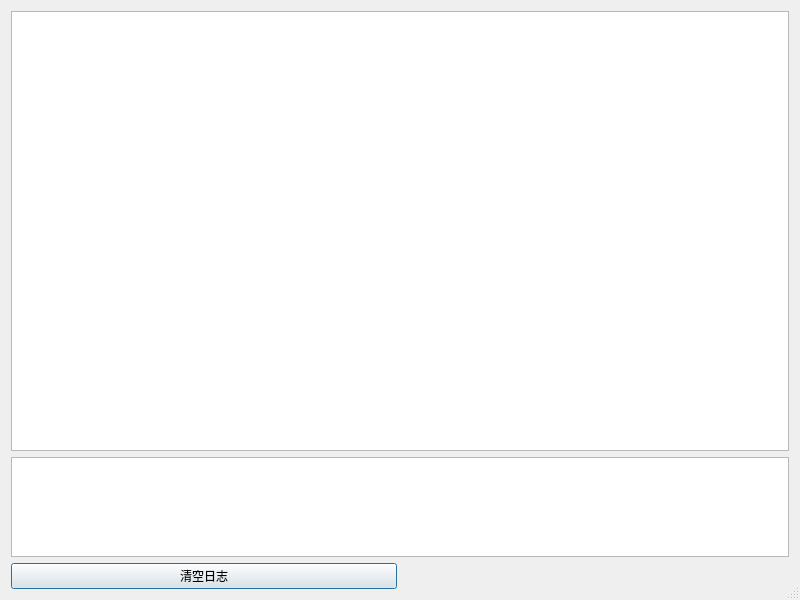
<?xml version="1.0" encoding="UTF-8"?>
<ui version="4.0">
 <class>Dialog</class>
 <widget class="QDialog" name="Dialog">
  <property name="geometry">
   <rect>
    <x>0</x>
    <y>0</y>
    <width>800</width>
    <height>600</height>
   </rect>
  </property>
  <property name="minimumSize">
   <size>
    <width>800</width>
    <height>600</height>
   </size>
  </property>
  <property name="windowTitle">
   <string>树莓派改IP</string>
  </property>
  <property name="windowIcon">
   <iconset resource="source.qrc">
    <normaloff>:/Raspi-PGB001.png</normaloff>:/Raspi-PGB001.png</iconset>
  </property>
  <property name="sizeGripEnabled">
   <bool>true</bool>
  </property>
  <layout class="QGridLayout" name="gridLayout_3">
   <item row="2" column="0">
    <widget class="QPushButton" name="pushButton_ClearLog">
     <property name="text">
      <string>清空日志</string>
     </property>
    </widget>
   </item>
   <item row="1" column="0" colspan="2">
    <widget class="QTextEdit" name="textEdit">
     <property name="maximumSize">
      <size>
       <width>16777215</width>
       <height>100</height>
      </size>
     </property>
    </widget>
   </item>
   <item row="0" column="0" colspan="2">
    <widget class="QTableWidget" name="tableWidget"/>
   </item>
  </layout>
 </widget>
 <resources>
  <include location="source.qrc"/>
 </resources>
 <connections/>
</ui>
